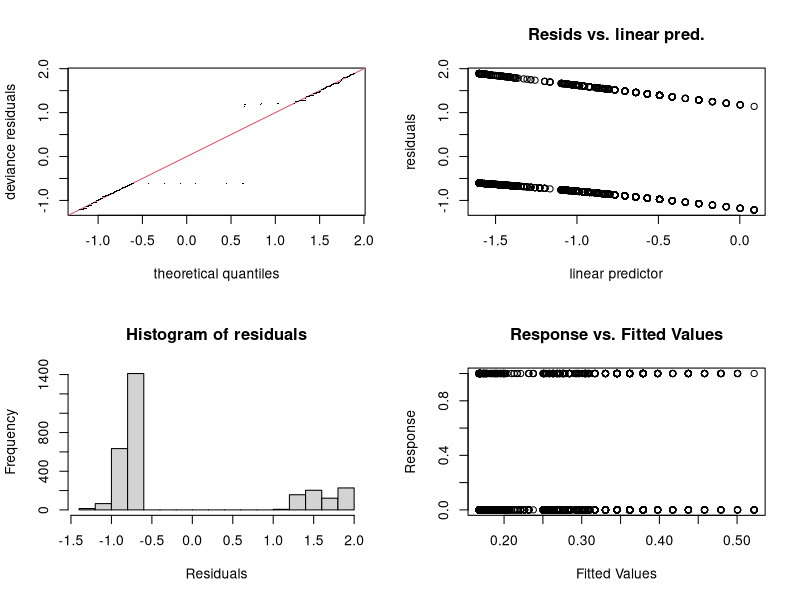
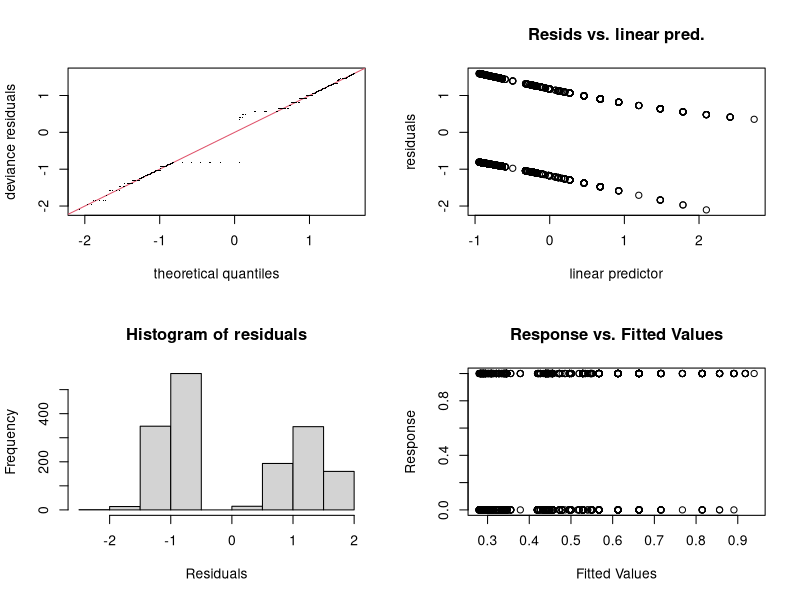
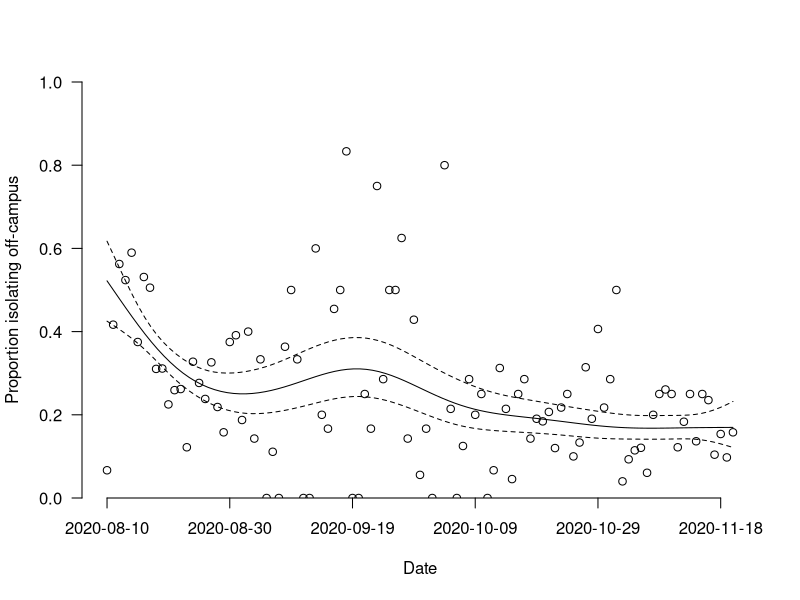
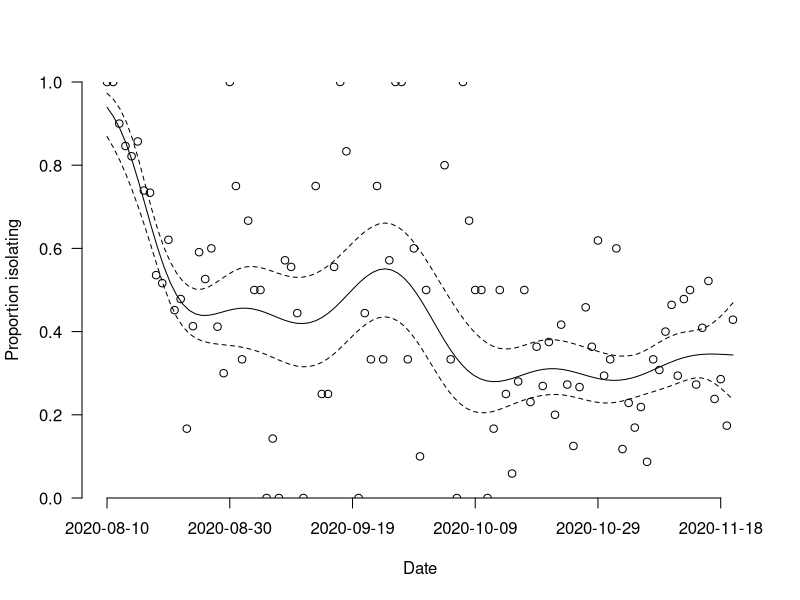

Write the R code that produced these figures, in order.
library(data.table)
library(mgcv)

data <- fread("./Sewage_Sampling_Fall_Data_20210507.csv")

## Create data
date.temp <- rep(data$CRU_COMPLETED_DATE,data$Total_Pos_Daily)
iso.off.binary.temp <- c()
for (ii  in 1:length(data$Total_Pos_Daily)){
    iso.off.binary.temp <- c(iso.off.binary.temp,
                             rep(c(1,0),
                                 c(data$Iso_Off_Campus[ii],data$Total_Pos_Daily[ii]-data$Iso_Off_Campus[ii])))
}
data.binary <- data.frame(list(Date=date.temp,
                               Iso_Off_Campus=as.logical(iso.off.binary.temp)))
setDT(data.binary)
data.binary[,time:=Date-min(Date)]
rm(date.temp, iso.off.binary.temp)

g.log <- gam(Iso_Off_Campus~s(time),data=data.binary,
             family=binomial,
             method = "REML")
summary(g.log)

gam.check(g.log)

pdf("./gam_output.pdf",width=10,height=5)
plot(g.log,trans=plogis,shift=coef(g.log)[1],
     seWithMean=TRUE,shade=TRUE,rug=FALSE,select=1,
     xlab="Date",ylim=c(0,1),las=1,yaxs="i",bty="n",xaxt="n",
     ylab="Proportion isolating off-campus")
axis(1,at=seq(0,100,20),labels=seq(min(data.binary$Date),by="20 days",length.out=6))
for (t in unique(data.binary$time)) {
    points(t,sum(data.binary[time==t]$Iso_Off_Campus) /
                length(data.binary[time==t]$Iso_Off_Campus))
}
dev.off()

prop.q <- plogis(predict(g.log, newdata=list(time=0:max(data.binary$time)), type="link"))
names(prop.q) <- seq(min(data.binary$Date),max(data.binary$Date),by="1 day")
save(g.log,prop.q,file="./prop_quarantine.RData")

## Create data
data[,Iso_Total:=Iso_Off_Campus+Iso_On_Campus]
date.temp <- rep(data$CRU_COMPLETED_DATE,data$Iso_Total)
iso.off.binary.temp <- c()
for (ii  in 1:nrow(data)){
    iso.off.binary.temp <- c(iso.off.binary.temp,
                             rep(c(1,0),
                                 c(data$Iso_Off_Campus[ii],data$Iso_On_Campus[ii])))
}
data.binary <- data.frame(list(Date=date.temp,
                               Iso_Off_Campus=as.logical(iso.off.binary.temp)))
setDT(data.binary)
data.binary[,time:=Date-min(Date)]
rm(date.temp, iso.off.binary.temp)

g.log <- gam(Iso_Off_Campus~s(time),data=data.binary,
             family=binomial,
             method = "REML")
summary(g.log)

gam.check(g.log)

pdf("./gam_output_iso_only.pdf",width=10,height=5)
plot(g.log,trans=plogis,shift=coef(g.log)[1],
     seWithMean=TRUE,shade=TRUE,rug=FALSE,select=1,
     xlab="Date",ylim=c(0,1),las=1,yaxs="i",bty="n",xaxt="n",
     ylab="Proportion isolating")
axis(1,at=seq(0,100,20),labels=seq(min(data.binary$Date),by="20 days",length.out=6))
for (t in unique(data.binary$time)) {
    points(t,sum(data.binary[time==t]$Iso_Off_Campus) /
                length(data.binary[time==t]$Iso_Off_Campus))
}
dev.off()

prop.q <- plogis(predict(g.log, newdata=list(time=0:max(data.binary$time)), type="link"))
names(prop.q) <- seq(min(data.binary$Date),max(data.binary$Date),by="1 day")
save(g.log,prop.q,file="./prop_quarantine_iso_only.RData")
